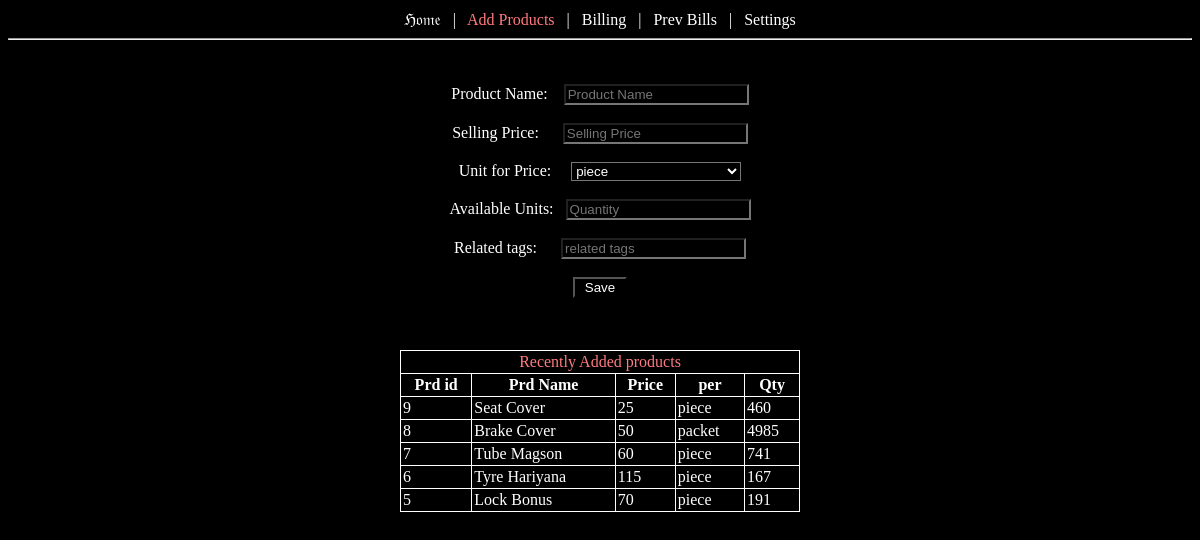
Page /add/ on the earlier database version.
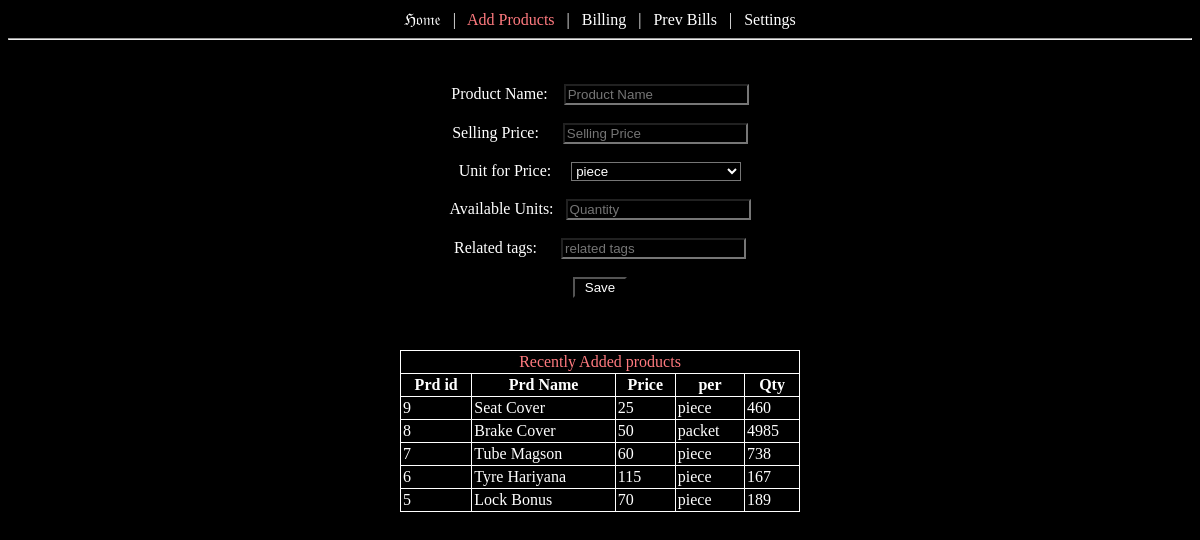
Same page on the later database version.
### products/models.py (models this page shows, shortened)
class product(models.Model):
	name = models.CharField(max_length=81)
	price = models.IntegerField()
	choices = (('piece','piece'),('dozen','dozen'),('gross','gross'),('half gross','half gross'),('Kg','Kg'),('packet','packet'))
	unit = models.CharField(choices=choices,max_length=21,default='piece')
	tags = models.CharField(max_length=150,help_text='A list of comma seperated tags')
	available_qty = models.IntegerField(default=0)

### products/views.py (the view)
# urls.py: path('add/',views.add_product,name="add_product"),
def add_product(request):
    data = {}
    data['products'] = list(product.objects.all().order_by('-id'))[:5]
    if request.method=='POST':
        prd_nm = request.POST['prd_name']
        sp = request.POST['sp']
        unit = request.POST['unit']
        qty = request.POST['qty']
        tags = request.POST['tags']
        new_prd = product(name=prd_nm,price=sp,unit=unit,tags=tags,available_qty=qty)
        new_prd.save()
        return redirect('/add/')
    else:
        return render(request,'add_product.html',data)

### products/templates/add_product.html (shortened to what this page needs)
<html>
<head>
</head>
<body bgcolor="#000;">
<center class="t_w">
	<a href="/" class="t_w t_hover">&Hfr;&ofr;&mfr;&efr;<a/> &ensp;|&ensp;
	<a href="/add/" class="t_w t_hover" style="color:#ff7a7f;">Add Products</a> &ensp;|&ensp;
	<a href="/bill/" class="t_w t_hover">Billing</a> &ensp;|&ensp;
	<a href="/prev_bill/" class="t_w t_hover">Prev Bills</a> &ensp;|&ensp;
	<a href="/settings/" class="t_w t_hover">Settings</a>
</center>
<hr/>
<center class="t_w">
<div style="background-color:;height:auto;width:350px;">
	<form method="POST" action="/add/">
		<span class="t_w" style="">Product Name: &ensp;</span>
		<input type="text" placeholder="Product Name" name="prd_name" required  style="background-color:black;" class="t_w"> </br></br>
		<span class="t_w" style="">Selling Price: &nbsp; &ensp;</span>
		<input type="number" placeholder="Selling Price" name="sp" required  style="background-color:black;" class="t_w"> </br></br>
		<span class="t_w" style="">Unit for Price:&nbsp; &ensp;</span>
		<select required name="unit" style="background-color:black;width:170px;" class="t_w" >
			<option value="piece">piece</option>
		</select> 		</br></br>
		<span class="t_w" style="">Available Units: &nbsp;</span>
		<input type="number" placeholder="Quantity" name="qty" required style="background-color:black;" class="t_w"> </br></br>
		<span class="t_w" style="">Related tags:  &nbsp; &ensp;</span>
		<input type="text" placeholder="related tags" name="tags" required style="background-color:black;" class="t_w"> </br></br>
		<input class="t_w" style="background-color:black;" type="submit" name="submit_button" value=" Save ">
	</form>
</div>
<table class="t_w" style="width:400px; padding:5px;">
<tr>
	<td colspan=5><center style="color:#ff7a7f;">Recently Added products</center></td>
</tr>
<tr>
	<th> Prd id </th>
	<th> Prd Name </th>
	<th> Price </th>
	<th> per </th>
	<th> Qty</th>
</tr>
{% for product in products %}
<tr style="color:white;">
	<td>{{product.id}}</td> &ensp;
	<td>{{product.name}}</td> &ensp;
	<td>{{product.price}}</td> &ensp;
	<td>{{product.unit}}</td> &ensp;
	<td>{{product.available_qty}}</td>
</tr>
{% endfor %}
</table>
</center>
</body>
</html>

Differences in the rows shown:
changed product "Tube Magson": available_qty "741" → "738"
changed product "Lock Bonus": available_qty "191" → "189"
